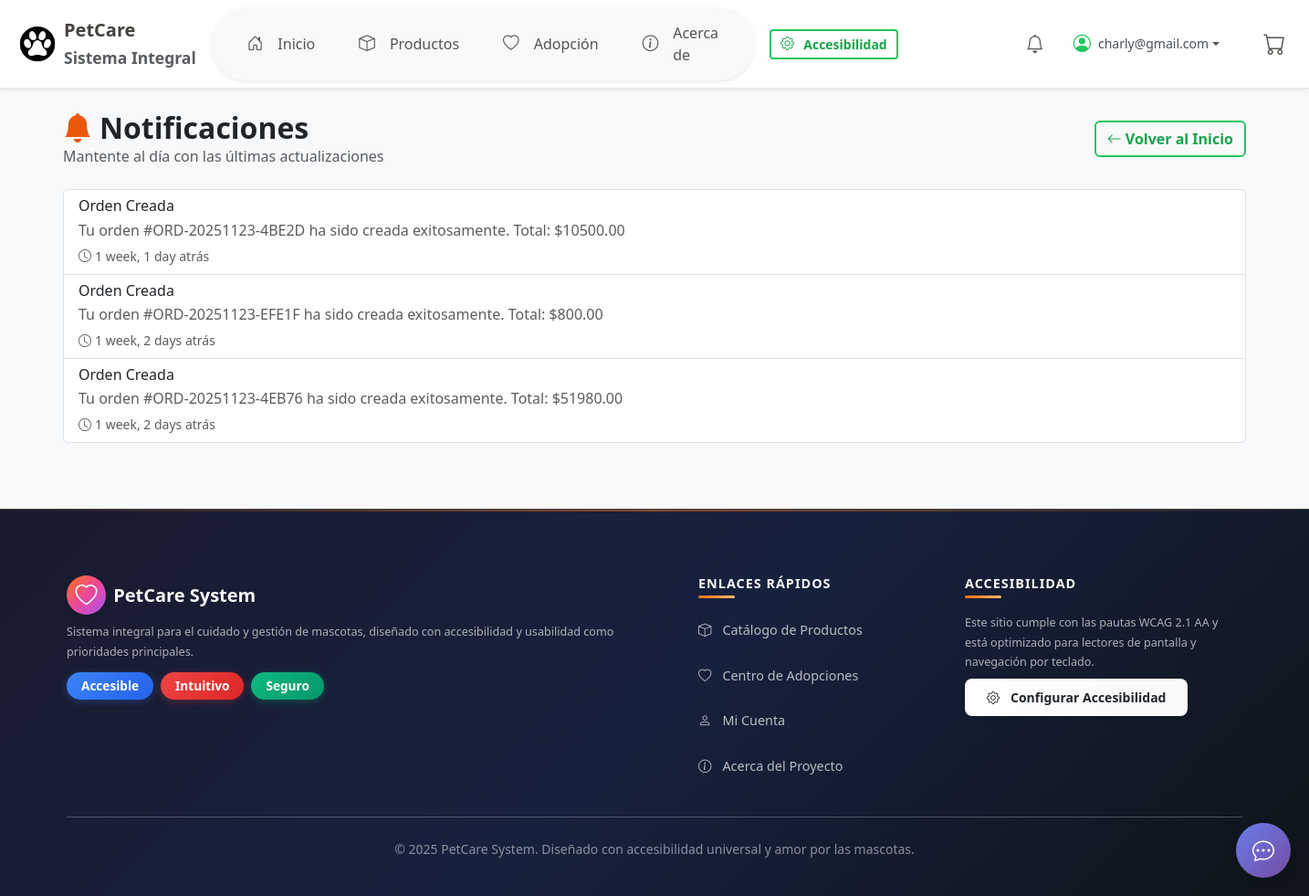
/accounts/notificaciones/ (signed in), run on the app's committed database.
### accounts/models.py (models this page shows, shortened)
class Notification(models.Model):
    user = models.ForeignKey(
        User,
        on_delete=models.CASCADE,
        related_name='notifications',
        verbose_name="Usuario"
    )
    title = models.CharField("Título", max_length=200)
    message = models.TextField("Mensaje", max_length=500)
    type = models.CharField(
        "Tipo",
        max_length=50,
        choices=NotificationType.choices,
        default=NotificationType.GENERAL
    )
    is_read = models.BooleanField("Leída", default=False)
    created_at = models.DateTimeField("Fecha de Creación", auto_now_add=True)
    class Meta:
        ordering = ['-created_at']
        verbose_name = "Notificación"
        verbose_name_plural = "Notificaciones"

### accounts/views.py (the view)
# urls.py: path("notificaciones/", views.notifications_list, name="notifications"),
@login_required
def notifications_list(request):
    from django.db.utils import OperationalError
    try:
        from .models import Notification
        notifications = Notification.objects.filter(user=request.user)
        unread_count = notifications.filter(is_read=False).count()
    except OperationalError:
        notifications = []
        unread_count = 0
    context = {
        'notifications': notifications,
        'unread_count': unread_count,
    }
    return render(request, 'accounts/notifications.html', context)

### templates/accounts/notifications.html (shortened to what this page needs)
{% extends "base.html" %}
{% load static %}
{% load humanize %}
{% load i18n %}
{% block content %}
<div class="d-flex justify-content-between align-items-center mb-4">
  <div>
    <h2 class="fw-bold m-0">
      <i class="bi bi-bell-fill text-primary me-2"></i>{% trans "Notificaciones" %}
    </h2>
    <p class="text-muted m-0">
      {% trans "Mantente al día con las últimas actualizaciones" %}
    </p>
  </div>
  <div class="d-flex gap-2">
    <a href="{% url 'home' %}" class="btn btn-outline-secondary">
      <i class="bi bi-arrow-left me-1"></i>{% trans "Volver al Inicio" %}
    </a>
  </div>
</div>
{% if notifications %}
  <div class="list-group">
    {% for notification in notifications %}
      <div class="list-group-item {% if not notification.is_read %}bg-light border-start border-primary border-3{% endif %}">
        <div class="d-flex justify-content-between align-items-start">
          <div class="flex-grow-1">
            <div class="d-flex align-items-center gap-2 mb-1">
              <h6 class="mb-0 {% if not notification.is_read %}fw-bold{% endif %}">
                {{ notification.title }}
              </h6>
            </div>
            <p class="mb-1 text-muted">{{ notification.message }}</p>
            <small class="text-muted">
              <i class="bi bi-clock me-1"></i>{{ notification.created_at|timesince }} {% trans "atrás" %}
            </small>
          </div>
        </div>
      </div>
    {% endfor %}
  </div>
{% endif %}
{% endblock %}

### templates/base.html (shortened to what this page needs)
{% load static %}
{% load i18n %}
{% load cart_tags %}
{% load accounts_tags %}
<!DOCTYPE html>
<html lang="{{ request.LANGUAGE_CODE }}">
<head>
    <link href="https://cdn.jsdelivr.net/npm/bootstrap@5.3.3/dist/css/bootstrap.min.css" rel="stylesheet" />
    <link href="https://cdn.jsdelivr.net/npm/bootstrap-icons@1.11.3/font/bootstrap-icons.css" rel="stylesheet" />
    <link rel="stylesheet" href="{% static 'css/colors.css' %}" />
    <link rel="stylesheet" href="{% static 'css/bootstrap-overrides.css' %}" />
    <link rel="stylesheet" href="{% static 'css/style.css' %}" />
    <link rel="stylesheet" href="{% static 'css/accessibility.css' %}" />
    <link rel="stylesheet" href="{% static 'css/base.css' %}" />
    {% if OPENAI_ENABLED %}
    <link rel="stylesheet" href="{% static 'css/chatbot.css' %}" />
    {% endif %}
</head>
<body class="bg-light">
    {% get_cart as current_cart %}
    <nav class="navbar navbar-expand-lg bg-white shadow-sm p-2 d-none d-lg-block"
        style="position: relative; z-index: 1030;">
        <div class="container-fluid" style="position: relative;">
            <a class="navbar-brand d-flex align-items-center" href="{% url 'home' %}">
                <img src="{% static 'img/png/Icono1.png' %}" alt="PetCare Logo" style="width: 42px" />
                <span class="ms-2">
                    <span class="fw-bold">PetCare</span><br />
                    <small class="text-muted">Sistema Integral</small>
                </span>
            </a>
            <div class="mx-auto rounded-pill bg-light shadow-sm px-4 py-2 d-flex gap-3 align-items-center">
                <a class="nav-link {% if request.resolver_match.url_name == 'home' %}active fw-bold{% endif %} d-flex align-items-center"
                    href="{% url 'home' %}">
                    <i class="bi bi-house-door" aria-hidden="true"></i> <span class="ms-2">Inicio</span>
                </a>
                <a class="nav-link {% if request.resolver_match.app_name == 'catalog' %}active fw-bold{% endif %} d-flex align-items-center"
                    href="{% url 'catalog:product_list' %}">
                    <i class="bi bi-box" aria-hidden="true"></i> <span class="ms-2">Productos</span>
                </a>
                <a class="nav-link {% if request.resolver_match.app_name == 'adoption' %}active fw-bold{% endif %} d-flex align-items-center"
                    href="{% url 'adoption:list'%}">
                    <i class="bi bi-heart" aria-hidden="true"></i> <span class="ms-2">Adopción</span>
                </a>
                <a class="nav-link {% if request.resolver_match.url_name == 'about' %}active fw-bold{% endif %} d-flex align-items-center"
                    href="{% url 'about' %}">
                    <i class="bi bi-info-circle" aria-hidden="true"></i> <span class="ms-2">Acerca de</span>
                </a>
            </div>
            <div class="d-flex align-items-center gap-2 ms-3">
                <a class="btn btn-outline-secondary btn-sm d-flex align-items-center" href="{% url 'accessibility' %}">
                    <i class="bi bi-gear me-1" aria-hidden="true"></i><span>Accesibilidad</span>
                </a>
                <div id="google_translate_element" class="me-2" style="display: block; min-width: 100px; min-height: 30px;"></div>
                {% if request.user.is_authenticated %}
                {% get_unread_notifications_count request.user as unread_count %}
                <a class="nav-link position-relative me-2" href="{% url 'accounts:notifications' %}"
                    aria-label="{% trans 'Ver notificaciones' %}">
                    <i class="bi bi-bell fs-5" aria-hidden="true"></i>
                </a>
                <div class="dropdown me-3">
                    <a class="d-flex align-items-center text-decoration-none dropdown-toggle" href="#" role="button"
                        id="userDropdown" data-bs-toggle="dropdown" data-bs-auto-close="true" aria-expanded="false"
                        style="color: #495057; cursor: pointer; white-space: nowrap;">
                        <i class="bi bi-person-circle me-2 text-success" style="font-size: 1.2rem;"></i>
                        <div class="d-flex flex-column align-items-start">
                            <span class="small" style="font-weight: 500;">{{request.user.email|default:request.user.username }}</span>
                        </div>
                    </a>
                                {% get_unread_notifications_count request.user as unread_count %}
                </div>
                {% endif %}
                <a class="nav-link position-relative ms-2" href="{% url 'cart:cart_detail' %}"
                    aria-label="{% trans 'Ver carrito de compras' %}">
                    <i class="bi bi-cart fs-4" aria-hidden="true"></i>
                </a>
            </div>
        </div>
    </nav>
                            {% get_current_language as LANGUAGE_CODE %}
                            {% get_available_languages as LANGUAGES %}
                            {% get_language_info_list for LANGUAGES as languages %}
    <main class="container py-4">
        {% block content %}{% endblock %}
    </main>
    <footer class="footer-dark text-white mt-5 pt-5 pb-3">
        <div class="container-lg py-4">
            <div class="row gy-4">
                <div class="col-md-6 d-flex flex-column align-items-start">
                    <div class="d-flex align-items-center mb-2">
                        <div class="logo-footer d-flex align-items-center justify-content-center rounded-circle me-2"
                            style="width: 2.7rem; height: 2.7rem; background: var(--gradient-warm); box-shadow: var(--shadow-md);">
                            <i class="bi bi-heart fs-4 text-white" role="img"
                                aria-label="{% trans 'Icono de corazón' %}"></i>
                        </div>
                        <span class="fs-5 fw-bold text-light">PetCare System</span>
                    </div>
                    <p class="mb-2 small text-start">
                    </p>
                    <div class="d-flex gap-2 mt-1">
                        <span class="badge rounded-pill badge-accesible">Accesible</span>
                        <span class="badge rounded-pill badge-intuitivo">Intuitivo</span>
                        <span class="badge rounded-pill badge-seguro">Seguro</span>
                    </div>
                </div>
                <div class="col-md-3 px-lg-5 text-start">
                    <h6 class="fw-bold mb-3 text-light">Enlaces Rápidos</h6>
                    <ul class="list-unstyled">
                        <li><a href="{% url 'catalog:product_list' %}" class="text-decoration-none"><i class="bi bi-box me-1" aria-hidden="true"></i>Catálogo de Productos</a></li>
                        <li><a href="{% url 'adoption:list'%}" class="text-decoration-none"><i class="bi bi-heart me-1" aria-hidden="true"></i>Centro de Adopciones</a></li>
                        <li><a href="{% url 'accounts:profile' %}" class="text-decoration-none"><i class="bi bi-person me-1" aria-hidden="true"></i>Mi Cuenta</a></li>
                        <li><a href="{% url 'about' %}" class="text-decoration-none"><i class="bi bi-info-circle me-1" aria-hidden="true"></i>Acerca del Proyecto</a></li>
                    </ul>
                </div>
                <div class="col-md-3 text-start">
                    <h6 class="fw-bold mb-3 text-light">Accesibilidad</h6>
                    <p class="small mb-2">
                    </p>
                    <a href="{% url 'accessibility' %}" class="btn btn-light shadow-sm btn-sm">
                        <i class="bi bi-gear me-1" aria-hidden="true"></i>Configurar Accesibilidad
                    </a>
                </div>
            </div>
            <hr class="my-4" style="border-color: rgba(255, 255, 255, 0.25);" />
            <div class="text-center small">
                {% now "Y" as current_year %}
            </div>
        </div>
    </footer>
    {% if OPENAI_ENABLED %}
    <div id="chatbot-widget" class="chatbot-widget">
        <div id="chatbot-toggle" class="chatbot-toggle">
            <i class="bi bi-chat-dots"></i>
        </div>
    </div>
    {% endif %}
</body>
</html>

### data on the page
Notification: title "Orden Creada", message "Tu orden #ORD-20251123-4BE2D ha sido creada exitosamente. Total: $10500.00", created_at "1 week, 1 day"
Notification: title "Orden Creada", message "Tu orden #ORD-20251123-EFE1F ha sido creada exitosamente. Total: $800.00", created_at "1 week, 2 days"
Notification: title "Orden Creada", message "Tu orden #ORD-20251123-4EB76 ha sido creada exitosamente. Total: $51980.00", created_at "1 week, 2 days"

### other printed values
{{ request.user.email|default:request.user.username }} "charly@gmail.com"
